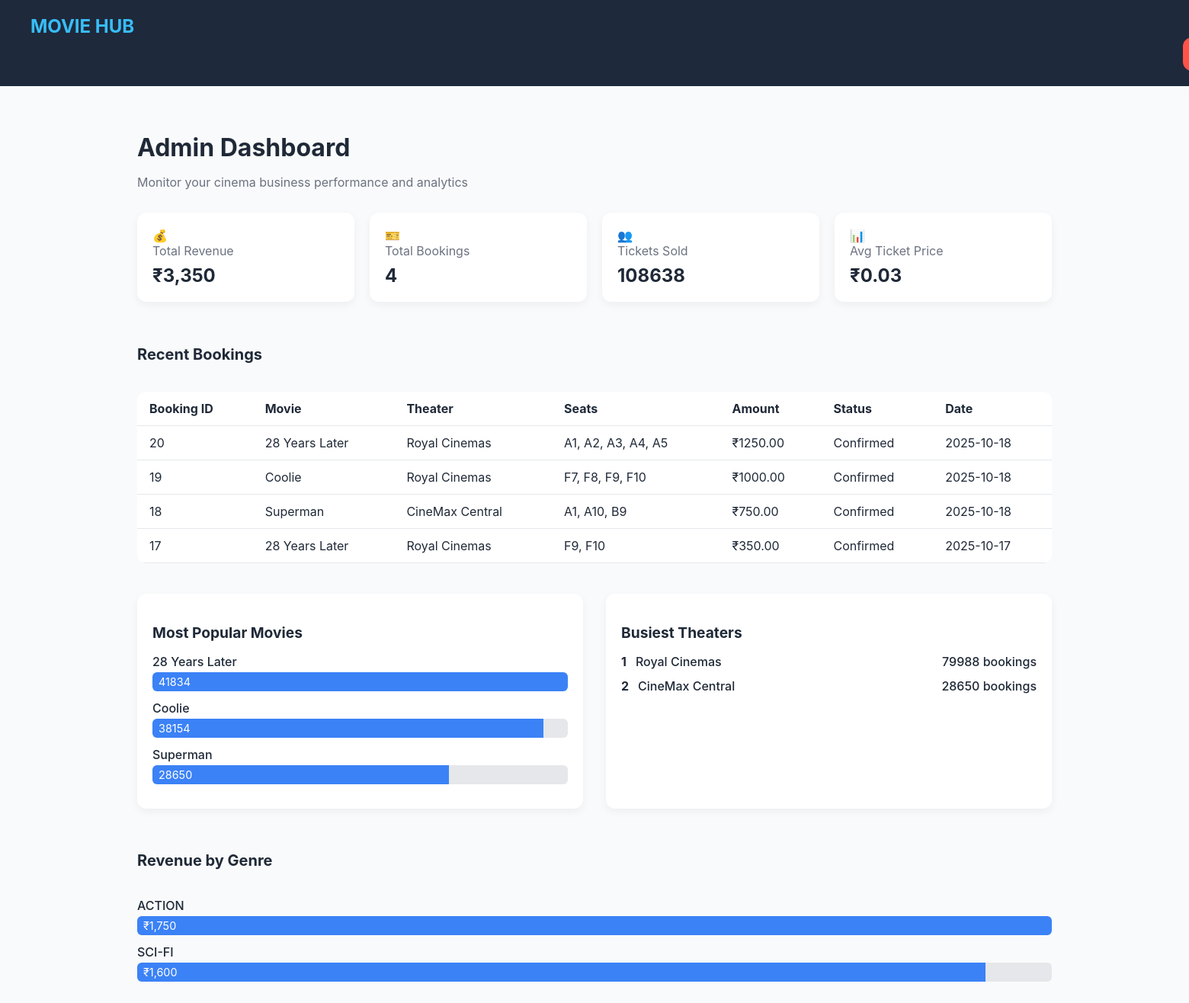
/admin-dashboard/ (signed in), run on the app's committed database.
### movies/models.py (models this page shows, shortened)
class Booking(models.Model):
    user = models.ForeignKey(User, on_delete=models.SET_NULL, null=True, blank=True)
    show = models.ForeignKey(Show, on_delete=models.CASCADE)
    seats = models.ManyToManyField(Seat)
    total_amount = models.DecimalField(max_digits=9, decimal_places=2)
    created_at = models.DateTimeField(auto_now_add=True)
    paid = models.BooleanField(default=False)
    payment_id = models.CharField(max_length=128, blank=True)
    confirmation_uuid = models.UUIDField(default=uuid.uuid4, editable=False)

class Show(models.Model):
    movie = models.ForeignKey(Movie, on_delete=models.CASCADE)
    date = models.DateField(default=date.today)  # Automatically sets today's date
    time = models.TimeField(default=time(18, 0))  # Default time: 6:00 PM
    theater = models.ForeignKey(Theater, on_delete=models.CASCADE)
    start_time = models.DateTimeField(null=True, blank=True)
    price = models.DecimalField(max_digits=7, decimal_places=2, default=150.00)
    total_seats = models.PositiveIntegerField(default=60)

class Movie(models.Model):
    title = models.CharField(max_length=200)
    description = models.TextField()
    duration_minutes = models.PositiveIntegerField()
    genres = models.ManyToManyField(Genre, blank=True)
    languages = models.ManyToManyField(Language, blank=True)
    trailer_youtube_id = models.CharField(max_length=32, blank=True)
    poster_url = models.URLField(blank=True)

class Theater(models.Model):
    name = models.CharField(max_length=128)
    city = models.CharField(max_length=64)

class Seat(models.Model):
    show = models.ForeignKey(Show, on_delete=models.CASCADE, related_name="seats")
    row = models.CharField(max_length=2)
    number = models.PositiveIntegerField()
    is_booked = models.BooleanField(default=False)
    reserved_by = models.ForeignKey(User, null=True, blank=True, on_delete=models.SET_NULL)
    reserved_until = models.DateTimeField(null=True, blank=True)

### movies/views.py (the view)
# urls.py: path("admin-dashboard/", views.admin_dashboard, name="admin_dashboard"),
@staff_member_required
def admin_dashboard(request):
    bookings = Booking.objects.filter(paid=True).select_related('show__movie', 'show__theater')
    total_revenue = bookings.aggregate(total=Sum('total_amount'))['total'] or 0
    total_bookings = bookings.count()
    total_tickets = bookings.aggregate(tickets=Sum('seats'))['tickets'] or 0
    avg_ticket_price = round(total_revenue / total_tickets, 2) if total_tickets else 0
    recent_bookings = bookings.order_by('-created_at')[:10]
    popular_movies = (
        bookings.values(title=F('show__movie__title'))
        .annotate(count=Sum('seats'))
        .order_by('-count')[:5]
    )
    busiest_theaters = (
        bookings.values(name=F('show__theater__name'), city=F('show__theater__city'))
        .annotate(count=Sum('seats'))
        .order_by('-count')[:5]
    )
    genre_revenue = (
        bookings.values(genre=F('show__movie__genres__name'))
        .annotate(revenue=Sum('total_amount'))
        .order_by('-revenue')
    )
    context = {
        "total_revenue": total_revenue,
        "total_bookings": total_bookings,
        "total_tickets": total_tickets,
        "avg_ticket_price": avg_ticket_price,
        "recent_bookings": recent_bookings,
        "popular_movies": list(popular_movies),
        "busiest_theaters": list(busiest_theaters),
        "genre_revenue": list(genre_revenue),
    }
    return render(request, "movies/admin_dashboard.html", context)

### movies/Templates/movies/admin_dashboard.html (shortened to what this page needs)
<!DOCTYPE html>
<html lang="en">
<head>
</head>
<body>
  <header>
    <div class="header-content">
      <a href="{% url 'movie_list' %}" class="logo">MOVIE HUB</a>
        <a href="{% url 'movie_list' %}" class="btn">Movies</a>
    </div>
  </header>
  <div class="container">
    <div class="dashboard-header">
      <h1>Admin Dashboard</h1>
      <p>Monitor your cinema business performance and analytics</p>
    </div>
    <div class="stats-grid" id="stats-grid"></div>
    <div class="dashboard-section">
      <div class="section-header">
        <h2 class="section-title">Recent Bookings</h2>
      </div>
      <div class="table-container">
        <table id="bookings-table">
          <thead>
            <tr>
              <th>Booking ID</th>
              <th>Movie</th>
              <th>Theater</th>
              <th>Seats</th>
              <th>Amount</th>
              <th>Status</th>
              <th>Date</th>
            </tr>
          </thead>
          <tbody id="bookings-tbody">
            {% for booking in recent_bookings %}
            <tr>
              <td>{{ booking.id }}</td>
              <td>{{ booking.show.movie.title }}</td>
              <td>{{ booking.show.theater.name }}</td>
              <td>
                {% for seat in booking.seats.all %}
                  {{ seat.row }}{{ seat.number }}{% if not forloop.last %}, {% endif %}
                {% empty %}
                 No seats
                {% endfor %}
              </td>
              <td>₹{{ booking.total_amount }}</td>
              <td>{% if booking.paid %}Confirmed{% else %}Pending{% endif %}</td>
              <td>{{ booking.created_at|date:"Y-m-d" }}</td>
            </tr>
            {% empty %}
            <tr>
              <td colspan="7">No bookings available.</td>
            </tr>
            {% endfor %}
          </tbody>
        </table>
      </div>
    </div>
    <div class="chart-container">
      <div class="chart-card">
        <h3 class="chart-title">Most Popular Movies</h3>
        <div class="bar-chart" id="popular-movies-chart"></div>
      </div>
      <div class="chart-card">
        <h3 class="chart-title">Busiest Theaters</h3>
        <div id="busiest-theaters-list"></div>
      </div>
    </div>
    <div class="dashboard-section">
      <div class="section-header">
        <h2 class="section-title">Revenue by Genre</h2>
      </div>
      <div class="bar-chart" id="revenue-by-genre"></div>
    </div>
  </div>
</body>
</html>

### movies/Templates/movies/admin_dashboard.html (style rules this page uses)
body { margin: 0; font-family: 'Inter', sans-serif; background: #f9fafb; color: #1f2937; }
header { background: #1e293b; padding: 20px 40px; color: white; display: flex; justify-content: space-between; align-items: center; }
.logo { font-size: 1.5rem; font-weight: bold; color: #38bdf8; text-decoration: none; }
.container { max-width: 1200px; margin: auto; padding: 40px 20px; }
.dashboard-header h1 { font-size: 2rem; margin-bottom: 8px; }
.dashboard-header p { color: #6b7280; }
.stats-grid { display: grid; grid-template-columns: repeat(auto-fit, minmax(250px, 1fr)); gap: 20px; margin: 30px 0; }
.dashboard-section { margin-top: 40px; }
.section-header { display: flex; justify-content: space-between; align-items: center; margin-bottom: 20px; }
.section-title { font-size: 1.25rem; font-weight: bold; }
.table-container { overflow-x: auto; }
table { width: 100%; border-collapse: collapse; background: white; border-radius: 12px; overflow: hidden; }
th, td { padding: 12px 16px; border-bottom: 1px solid #e5e7eb; text-align: left; }
.btn { display: inline-block; padding: 12px 20px; border-radius: 12px; background: #FF5349; margin-left: 40cm; color: #fff; font-weight: 700; text-decoration: none; transition: transform 0.2s ease, box-shadow 0.2s ease; }
.chart-container { display: grid; grid-template-columns: repeat(auto-fit, minmax(350px, 1fr)); gap: 30px; margin-top: 40px; }
.chart-card { background: white; padding: 20px; border-radius: 12px; box-shadow: 0 4px 12px rgba(0,0,0,0.05); }
.chart-title { font-size: 1.2rem; margin-bottom: 16px; }

### data on the page
Booking: id "20", show.movie "28 Years Later", show.theater.name "Royal Cinemas", total_amount "1250.00", paid "Confirmed", created_at "2025-10-18"
Booking: id "19", show.movie "Coolie", show.theater.name "Royal Cinemas", total_amount "1000.00", paid "Confirmed", created_at "2025-10-18"
Booking: id "18", show.movie "Superman", show.theater.name "CineMax Central", total_amount "750.00", paid "Confirmed", created_at "2025-10-18"
Booking: id "17", show.movie "28 Years Later", show.theater.name "Royal Cinemas", total_amount "350.00", paid "Confirmed", created_at "2025-10-17"
Seat: row "F", number "9"
Seat: row "F", number "10"
